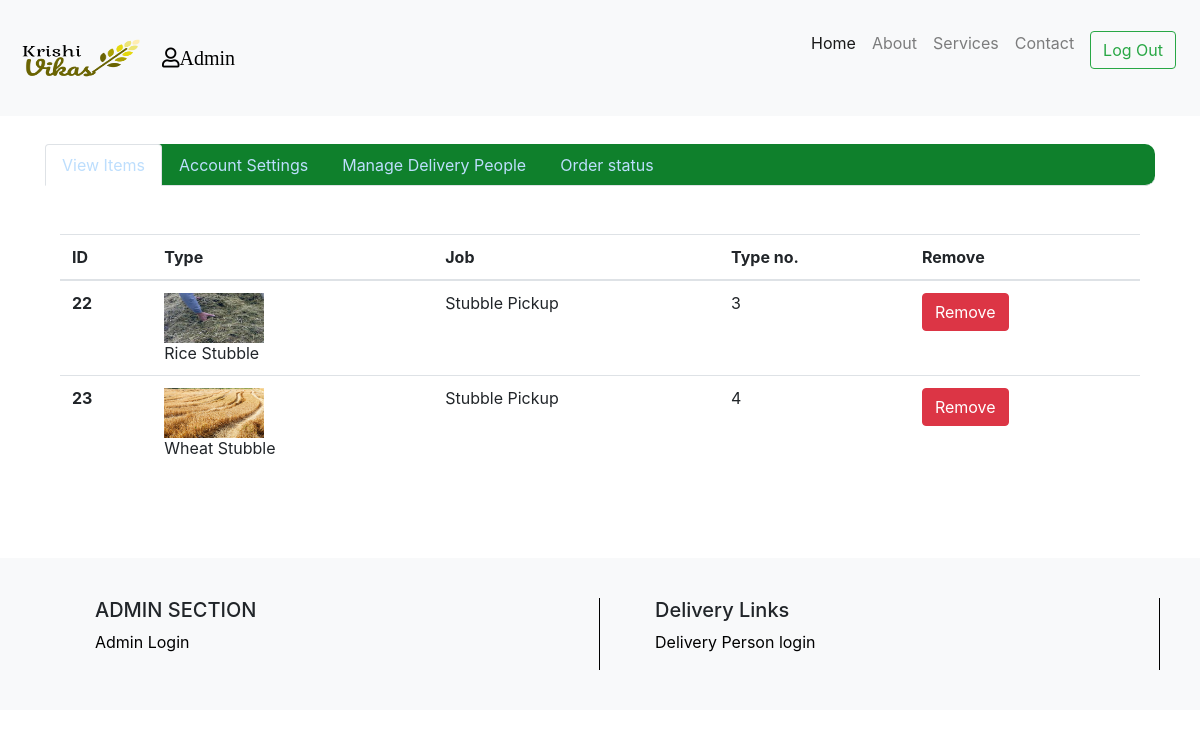
The page /online_food_ordering_system/dashboard.php (signed in) on the database its author committed.
### tables this page shows
CREATE TABLE `tbfood` (
  `food_id` int(11) NOT NULL,
  `fldvendor_id` int(11) NOT NULL,
  `foodname` varchar(100) NOT NULL,
  `cost` bigint(15) NOT NULL,
  `paymentmode` varchar(50) NOT NULL,
  `fldimage` varchar(1000) NOT NULL
);

CREATE TABLE `tblvendor` (
  `fldvendor_id` int(10) NOT NULL,
  `fld_name` varchar(30) NOT NULL,
  `fld_email` varchar(50) NOT NULL,
  `fld_password` varchar(50) NOT NULL,
  `fld_mob` bigint(10) NOT NULL,
  `fld_phone` bigint(10) NOT NULL,
  `fld_address` varchar(50) NOT NULL,
  `fld_logo` varchar(250) NOT NULL
);

### online_food_ordering_system/dashboard.php (the view, shortened to what this page needs)
<?php
include("connection.php");
extract($_REQUEST);
if(!isset($_SESSION['admin']))
{
	header("location:admin.php");
}
else
{
	$admin_username=$_SESSION['admin'];
}
?>
<html>
  <head>
	 <link rel="stylesheet" href="https://stackpath.bootstrapcdn.com/bootstrap/4.3.1/css/bootstrap.min.css">
      <link rel="stylesheet" href="https://use.fontawesome.com/releases/v5.8.1/css/all.css">
  </head>
	<body>
<nav class="navbar navbar-expand-lg navbar-light bg-light fixed-top">
    <a class="navbar-brand" href="index.php"><span style="color:green;font-family: 'Permanent Marker', cursive;"><img src="/online_food_ordering_system/img/krishna.png" height="90" width="130"></span></a>
    <?php
	if(!empty($admin_username))
	{
	?>
	<a class="navbar-brand" style="color:black; text-decoratio:none;"><i class="far fa-user">Admin</i></a>
	<?php
	}
	?>
    <div class="collapse navbar-collapse" id="navbarResponsive">
      <ul class="navbar-nav ml-auto">
        <li class="nav-item active">
          <a class="nav-link" href="index.php">Home</a>
        </li>
        <li class="nav-item">
          <a class="nav-link" href="aboutus.php">About</a>
        </li>
        <li class="nav-item">
          <a class="nav-link" href="services.php">Services</a>
        </li>
        <li class="nav-item">
          <a class="nav-link" href="contact.php">Contact</a>
        </li>
		<?php
		if(isset($_SESSION['admin']))
		{
			?>
			<li class="nav-item">
            <a class="nav-link" href="">
		      <form method="post">
			    <button type="submit" name="logout" class="btn btn-outline-success">Log Out</button>
			  </form>
		    </a>
            </li>
			<?php
		}
		?>
      </ul>
    </div>
</nav>
<br><br><br><br><br><br>
<div class="container">
	   <ul class="nav nav-tabs nabbar_inverse" id="myTab" style="background:#0F802C;border-radius:10px 10px 10px 10px;" role="tablist">
          <li class="nav-item">
             <a class="nav-link active" style="color:#BDDEFD;" id="viewitem-tab" data-toggle="tab" href="#viewitem" role="tab" aria-controls="viewitem" aria-selected="true">View Items</a>
          </li>
          <li class="nav-item">
              <a class="nav-link"  style="color:#BDDEFD;" id="manageaccount-tab" data-toggle="tab" href="#manageaccount" role="tab" aria-controls="manageaccount" aria-selected="false">Account Settings</a>
          </li>
		  <li class="nav-item">
              <a class="nav-link" style="color:#BDDEFD;"  id="ManageVendors-tab" data-toggle="tab" href="#ManageVendors" role="tab" aria-controls="ManageVendors" aria-selected="false">Manage Delivery People</a>
          </li>
		  <li class="nav-item">
              <a class="nav-link" style="color:#BDDEFD;" id="orderstatus-tab" data-toggle="tab" href="#orderstatus" role="tab" aria-controls="orderstatus" aria-selected="false">Order status</a>
          </li>
       </ul>
	   <br><br>
	   <div class="tab-content" id="myTabContent">
            <div class="tab-pane fade show active" id="viewitem" role="tabpanel" aria-labelledby="viewitem-tab">
                 <div class="container">
	               <table class="table">
                 <thead>
                    <tr>
                        <th scope="col">ID</th>
                            <th scope="col">Type</th>
                            <th scope="col">Job</th>
                            <th scope="col">Type no.</th>
                            <th scope="col">Remove</th>
                     </tr>
                 </thead>
				 <tbody>
	<?php
	$query=mysqli_query($con,"select tblvendor.fldvendor_id,tblvendor.fld_name,tblvendor.fld_email,tbfood.food_id,tbfood.foodname,tbfood.fldimage from  tblvendor right join tbfood on tblvendor.fldvendor_id=tbfood.fldvendor_id");
	    while($row=mysqli_fetch_array($query))
		{
	?>
                    <tr>
                        <th scope="row"><?php echo $row['fldvendor_id'];?></th>
						<td><img src="image/restaurant/<?php echo $row['fld_email']."/foodimages/" .$row['fldimage'];?>" height="50px" width="100px">
						<br><?php echo $row['foodname'];?>
						</td>
                        <td><?php echo $row['fld_name'];?></td>
                        <td><?php echo $row['food_id'];?></td>
						<form method="post">
                        <td><a href=""><button type="submit" value="<?php echo $row['food_id']; ?>" name="delete"  class="btn btn-danger">Remove </button></td>
                        </form>
                   </tr>
		<?php
		}
		?>
                </tbody>
           </table>
	 </div>
      	    </div>
	  </div>
	</div>
	<br><br><br>
 <?php
			include("footer.php");
			?>
</body>
</html>

### online_food_ordering_system/dashboard.php (style rules this page uses)
ul li a { color:black; }
ul li { list-style:none; }

### rows shown on the page
tbfood: fldvendor.fldvendor_id "22", fldvendor+fldimage (picture), foodname "Rice Stubble", fldvendor.fld_name "Stubble Pickup", food_id "3"
tbfood: fldvendor.fldvendor_id "23", fldvendor+fldimage (picture), foodname "Wheat Stubble", fldvendor.fld_name "Stubble Pickup", food_id "4"
